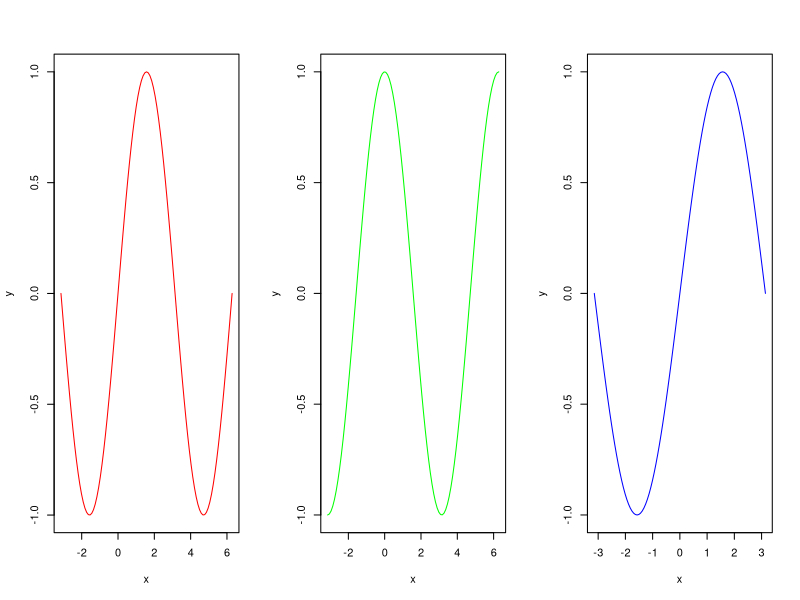

The R script that drew this image:

tiff(filename = "ex1.tiff",pointsize = 20)
par(mfrow=c(1,3))

plot(sin, -pi, 2*pi,type = 'l',col="#FF0000",xlab='x',ylab='y')
plot(cos, -pi, 2*pi,type = 'l',col="#00FF00",xlab='x',ylab='y')
plot(sin, -pi, pi,type = 'l',col="#0000FF",xlab='x',ylab='y')
dev.off()